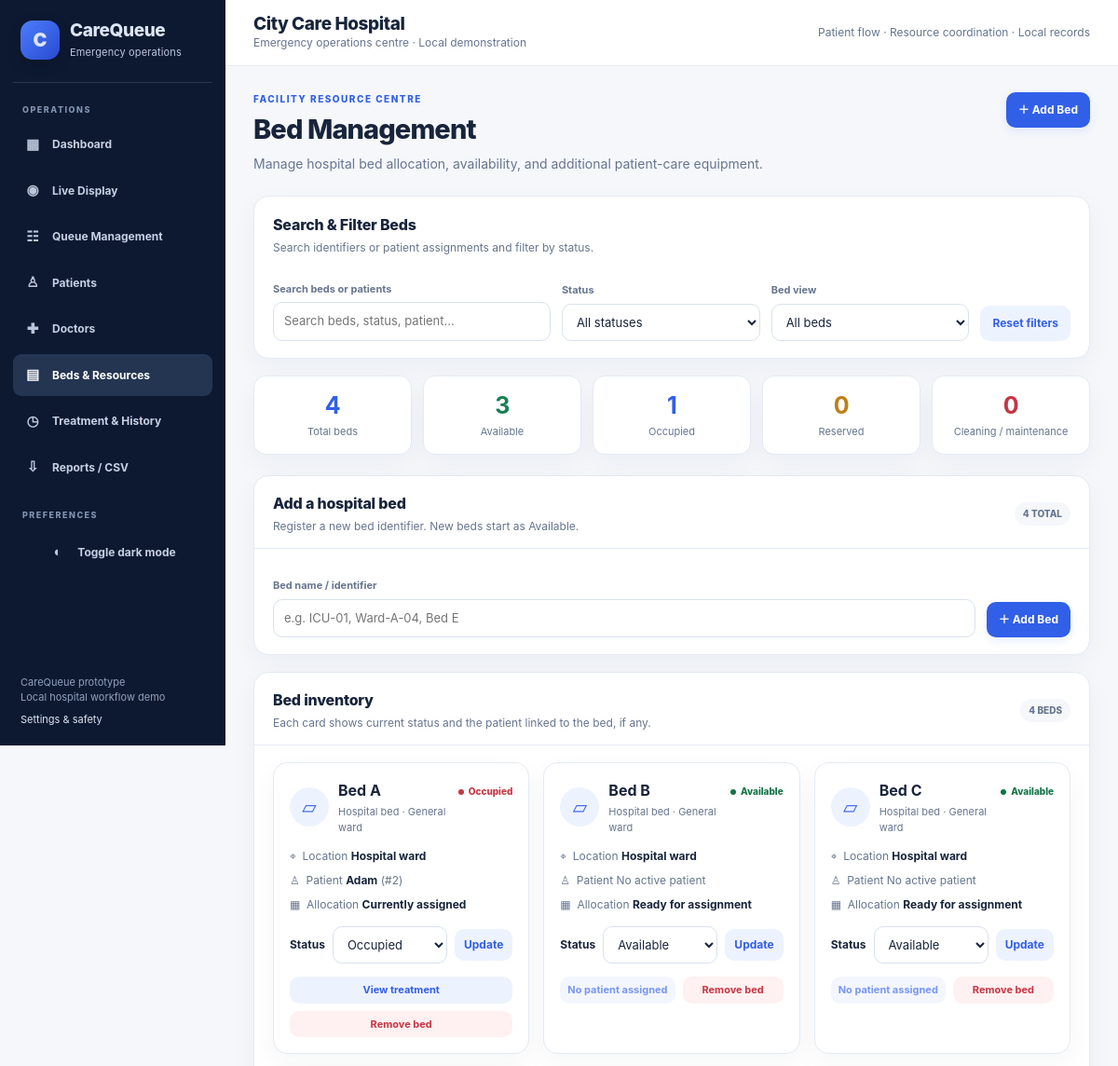
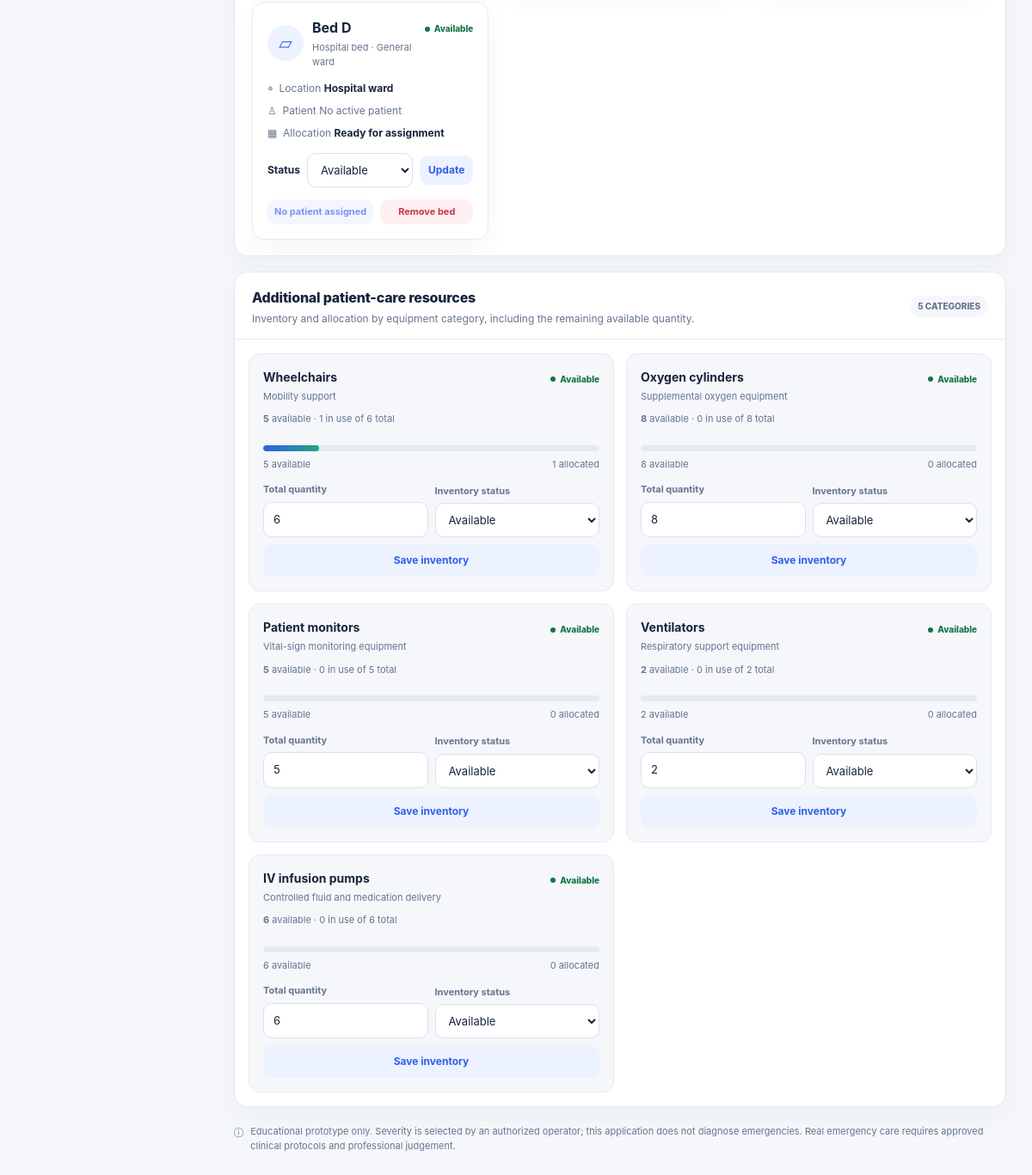
Page /resources on the committed database (2 pictures, top to bottom).
### tables this page shows
CREATE TABLE patients (
                id INTEGER PRIMARY KEY AUTOINCREMENT,
                name TEXT NOT NULL,
                phone TEXT NOT NULL DEFAULT '',
                age INTEGER NOT NULL CHECK(age BETWEEN 0 AND 120),
                severity INTEGER NOT NULL CHECK(severity IN (1,2,3)),
                symptoms TEXT NOT NULL,
                status TEXT NOT NULL DEFAULT 'waiting'
                    CHECK(status IN ('waiting','in_treatment','treated')),
                created_at TEXT NOT NULL,
                treated_at TEXT,
                doctor_id INTEGER,
                bed_id INTEGER
            , started_at TEXT, completed_at TEXT, outcome TEXT, notes TEXT NOT NULL DEFAULT '');

CREATE TABLE beds (
                id INTEGER PRIMARY KEY AUTOINCREMENT,
                bed_name TEXT NOT NULL UNIQUE,
                status TEXT NOT NULL DEFAULT 'available'
            );

CREATE TABLE general_resources (
                id INTEGER PRIMARY KEY AUTOINCREMENT,
                name TEXT NOT NULL UNIQUE,
                description TEXT NOT NULL DEFAULT '',
                quantity INTEGER NOT NULL DEFAULT 0 CHECK(quantity >= 0),
                status TEXT NOT NULL DEFAULT 'available'
            );

### app.py (the view)
    @app.get("/resources")
    def resources():
        db = db_connect()
        beds = db.execute("""SELECT b.*, p.name AS patient_name, p.id AS patient_id
            FROM beds b LEFT JOIN patients p
            ON p.bed_id=b.id AND p.status='in_treatment'
            ORDER BY b.id""").fetchall()
        resources = db.execute("""SELECT gr.*,
            COALESCE((SELECT SUM(pra.quantity) FROM patient_resource_assignments pra
                WHERE pra.resource_id=gr.id AND pra.released_at IS NULL),0) AS assigned_quantity,
            MAX(0, gr.quantity-COALESCE((SELECT SUM(pra.quantity) FROM patient_resource_assignments pra
                WHERE pra.resource_id=gr.id AND pra.released_at IS NULL),0)) AS available_quantity
            FROM general_resources gr ORDER BY gr.id""").fetchall()
        db.close()
        return render_template("resources.html", beds=beds, resources=resources,
            resource_statuses=sorted(GENERAL_RESOURCE_STATUSES))

### templates/resources.html (shortened to what this page needs)
{% extends "base.html" %}{% block title %}Beds & Resources{% endblock %}{% block content %}
<div class="page-heading"><div><div class="eyebrow">Facility resource centre</div><h1>Bed Management</h1><p class="lead">Manage hospital bed allocation, availability, and additional patient-care equipment.</p></div><div class="heading-actions"><a class="button button-primary" href="#add-bed">＋ Add Bed</a></div></div>
<section class="panel bed-filter-panel">
  <div class="panel-header" style="padding:0 0 14px;border:0"><div><h2>Search &amp; Filter Beds</h2><div class="panel-subtitle">Search identifiers or patient assignments and filter by status.</div></div></div>
  <div class="bed-filter-row">
    <div><label for="bed-search">Search beds or patients</label><input id="bed-search" type="search" placeholder="Search beds, status, patient..." autocomplete="off"></div>
    <div><label for="bed-status-filter">Status</label><select id="bed-status-filter"><option value="all">All statuses</option></select></div>
    <div><label for="bed-view-filter">Bed view</label><select id="bed-view-filter"><option value="all">All beds</option></select></div>
    <button class="button button-soft" type="button" id="clear-bed-filters">Reset filters</button>
  </div>
</section>
{% set bed_total = beds|length %}
{% set bed_available = beds|selectattr('status','equalto','available')|list|length %}
{% set bed_occupied = beds|selectattr('status','equalto','occupied')|list|length %}
{% set bed_reserved = beds|selectattr('status','equalto','reserved')|list|length %}
{% set bed_maintenance = beds|selectattr('status','equalto','cleaning')|list|length %}
<div class="bed-kpis">
  <div class="bed-kpi blue"><strong>{{ bed_total }}</strong><span>Total beds</span></div>
  <div class="bed-kpi green"><strong>{{ bed_available }}</strong><span>Available</span></div>
  <div class="bed-kpi blue"><strong>{{ bed_occupied }}</strong><span>Occupied</span></div>
  <div class="bed-kpi amber"><strong>{{ bed_reserved }}</strong><span>Reserved</span></div>
  <div class="bed-kpi red"><strong>{{ bed_maintenance }}</strong><span>Cleaning / maintenance</span></div>
</div>
<section class="panel" id="add-bed">
  <div class="panel-header"><div><h2>Add a hospital bed</h2><div class="panel-subtitle">Register a new bed identifier. New beds start as Available.</div></div><span class="count-pill">{{ bed_total }} TOTAL</span></div>
  <div class="panel-body">
    <form method="post" action="{{ url_for('add_bed') }}" class="bed-filter-row" style="grid-template-columns:minmax(240px,1fr) auto;align-items:end">
      <div><label for="bed-name">Bed name / identifier</label><input id="bed-name" name="bed_name" maxlength="60" placeholder="e.g. ICU-01, Ward-A-04, Bed E" required></div>
      <button type="submit">＋ Add Bed</button>
    </form>
  </div>
</section>
<section class="data-panel">
  <div class="panel-header"><div><h2>Bed inventory</h2><div class="panel-subtitle">Each card shows current status and the patient linked to the bed, if any.</div></div><span class="count-pill" id="bed-visible-count">{{ bed_total }} BEDS</span></div>
  <div class="panel-body"><div class="bed-card-grid" id="bed-card-grid">
  {% for b in beds %}
    <article class="bed-card" data-bed-card data-search="{{ (b.bed_name ~ ' ' ~ (b.patient_name or '') ~ ' ' ~ b.status)|lower }}" data-status="{{ b.status }}" data-assigned="{{ 'yes' if b.patient_id else 'no' }}">
      <div class="bed-card-top"><div class="bed-card-title"><div class="bed-icon">▱</div><div><h3>{{ b.bed_name }}</h3><div class="bed-type">Hospital bed · General ward</div></div></div>
      <span class="resource-status {{ 'available' if b.status=='available' else ('busy' if b.status=='occupied' else 'neutral') }}">{{ b.status|replace('_',' ')|title }}</span></div>
      <div class="bed-card-meta">
        <div>⌖ &nbsp;Location <strong>Hospital ward</strong></div>
        <div>♙ &nbsp;Patient {% if b.patient_name %}<strong>{{ b.patient_name }}</strong> <span class="muted">(#{{ b.patient_id }})</span>{% else %}<span class="muted">No active patient</span>{% endif %}</div>
        <div>▦ &nbsp;Allocation <strong>{{ 'Currently assigned' if b.patient_id else ('Ready for assignment' if b.status=='available' else 'Not assignable now') }}</strong></div>
      </div>
      <form class="bed-status-form" method="post" action="{{ url_for('update_bed',bed_id=b.id) }}">
        <label for="bed-status-{{ b.id }}" style="margin:0;white-space:nowrap">Status</label>
        <select id="bed-status-{{ b.id }}" name="status">
          {% for status in ['available','occupied','cleaning','reserved'] %}<option value="{{ status }}" {% if b.status==status %}selected{% endif %}>{{ status|replace('_',' ')|title }}</option>{% endfor %}
        </select><button class="button-soft" type="submit">Update</button>
      </form>
      <div class="bed-card-actions">
        {% if b.patient_id %}<a class="button button-soft button-small" href="{{ url_for('history') }}">View treatment</a>{% else %}<span class="button button-soft button-small" style="opacity:.65;cursor:default">No patient assigned</span>{% endif %}
        <form method="post" action="{{ url_for('delete_bed',bed_id=b.id) }}" onsubmit="return confirm('Remove {{ b.bed_name }}?')"><button class="button-danger button-small" type="submit">Remove bed</button></form>
      </div>
    </article>
  {% else %}<div class="empty-state">No beds registered yet. Add your first bed above.</div>{% endfor %}
  </div><div class="empty-state" id="bed-filter-empty" hidden>No beds match these filters.</div></div>
</section>
<section class="data-panel">
  <div class="panel-header"><div><h2>Additional patient-care resources</h2><div class="panel-subtitle">Inventory and allocation by equipment category, including the remaining available quantity.</div></div><span class="count-pill">{{ resources|length }} CATEGORIES</span></div>
  <div class="inventory-grid">
  {% for r in resources %}
    <article class="inventory-card">
      <div style="display:flex;justify-content:space-between;gap:10px;align-items:start"><div><h3>{{ r.name }}</h3><p>{{ r.description }}</p><p><strong>{{ r.available_quantity }}</strong> available · {{ r.assigned_quantity }} in use of {{ r.quantity }} total</p></div><span class="resource-status {{ 'available' if r.status=='available' else ('busy' if r.status=='in_use' else 'neutral') }}">{{ r.status|replace('_',' ')|title }}</span></div>
      <div class="resource-progress"><span style="width:{{ (r.assigned_quantity/(r.quantity if r.quantity else 1)*100)|round(1) }}%"></span></div>
      <div class="inventory-foot"><span>{{ r.available_quantity }} available</span><span>{{ r.assigned_quantity }} allocated</span></div>
      <form class="inventory-form" method="post" action="{{ url_for('update_general_resource',resource_id=r.id) }}"><div><label for="quantity-{{ r.id }}">Total quantity</label><input id="quantity-{{ r.id }}" type="number" min="{{ r.assigned_quantity }}" max="10000" name="quantity" value="{{ r.quantity }}" required></div><div><label for="resource-status-{{ r.id }}">Inventory status</label><select id="resource-status-{{ r.id }}" name="status">{% for status in resource_statuses %}<option value="{{ status }}" {% if r.status==status %}selected{% endif %}>{{ status|replace('_',' ')|title }}</option>{% endfor %}</select></div><button class="button-soft" type="submit">Save inventory</button></form>
    </article>
  {% endfor %}
  </div>
</section>
{% endblock %}

### templates/base.html (shortened to what this page needs)
<!doctype html>
<html lang="en">
<head>
</head>
<body>
<div class="app-shell">
<aside class="sidebar">
  <div class="sidebar-brand"><div class="logo">C</div><div><div class="brand">CareQueue</div><div class="brand-sub">Emergency operations</div></div></div>
  <div class="sidebar-label">Operations</div>
  <nav class="side-nav" aria-label="Main navigation">
    <a class="{% if request.endpoint == 'index' and not request.args.get('section') %}active{% endif %}" href="{{ url_for('index') }}"><span class="side-icon">▦</span><span>Dashboard</span></a>
    <a href="{{ url_for('live_display') }}" class="{% if request.endpoint == 'live_display' %}active{% endif %}"><span class="side-icon">◉</span><span>Live Display</span></a>
    <a href="{{ url_for('queue_management') }}" class="{% if request.endpoint == 'queue_management' %}active{% endif %}"><span class="side-icon">☷</span><span>Queue Management</span></a>
    <a href="{{ url_for('patients_page') }}" class="{% if request.endpoint == 'patients_page' %}active{% endif %}"><span class="side-icon">♙</span><span>Patients</span></a>
    <a href="{{ url_for('doctors_page') }}" class="{% if request.endpoint == 'doctors_page' %}active{% endif %}"><span class="side-icon">✚</span><span>Doctors</span></a>
    <a href="{{ url_for('resources') }}" class="{% if request.endpoint == 'resources' %}active{% endif %}"><span class="side-icon">▤</span><span>Beds & Resources</span></a>
    <a class="{% if request.endpoint == 'history' %}active{% endif %}" href="{{ url_for('history') }}"><span class="side-icon">◷</span><span>Treatment & History</span></a>
    <a href="{{ url_for('export_history') }}"><span class="side-icon">⇩</span><span>Reports / CSV</span></a>
  </nav>
  <div class="sidebar-label">Preferences</div>
  <nav class="side-nav"><button class="side-theme" id="themeToggle" type="button"><span class="side-icon">◐</span><span>Toggle dark mode</span></button></nav>
  <div class="sidebar-bottom">CareQueue prototype<br>Local hospital workflow demo<a href="{{ url_for('index') }}#settings">Settings & safety</a></div>
</aside>
<div class="app-main">
<header class="topbar"><div class="topbar-inner">
  <div><div class="brand">City Care Hospital</div><div class="topbar-context">Emergency operations centre · Local demonstration</div></div>
  <div class="topbar-right"><span class="topbar-context">Patient flow · Resource coordination · Local records</span></div>
</div></header>
<main class="main">
{% block content %}{% endblock %}
<div class="footnote" id="settings"><span>ⓘ</span><div>Educational prototype only. Severity is selected by an authorized operator; this application does not diagnose emergencies. Real emergency care requires approved clinical protocols and professional judgement.</div></div>
</main>
</div></div>
</body></html>

### rows in the picture
patients: bed_name "Bed A", status "Occupied", patient_name "Adam", patient_id "2", patient_id "Currently assigned"
beds: bed_name "Bed B", status "Available", shows "No active patient", status "Ready for assignment", shows "No patient assigned"
beds: bed_name "Bed C", status "Available", shows "No active patient", status "Ready for assignment", shows "No patient assigned"
beds: bed_name "Bed D", status "Available", shows "No active patient", status "Ready for assignment", shows "No patient assigned"
general_resources: name "Wheelchairs", description "Mobility support", available_quantity "5", assigned_quantity "1", quantity "6", status "Available"
general_resources: name "Oxygen cylinders", description "Supplemental oxygen equipment", available_quantity "8", assigned_quantity "0", quantity "8", status "Available"
general_resources: name "Patient monitors", description "Vital-sign monitoring equipment", available_quantity "5", assigned_quantity "0", quantity "5", status "Available"
general_resources: name "Ventilators", description "Respiratory support equipment", available_quantity "2", assigned_quantity "0", quantity "2", status "Available"
general_resources: name "IV infusion pumps", description "Controlled fluid and medication delivery", available_quantity "6", assigned_quantity "0", quantity "6", status "Available"

### other values in the picture
{{ bed_total }} "4"
{{ bed_available }} "3"
{{ bed_occupied }} "1"
{{ bed_reserved }} "0"
{{ bed_maintenance }} "0"
{{ resources|length }} "5"
